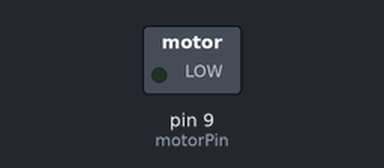
This sketch was run on a simulated Arduino Uno, built with avr-gcc and run on an emulated ATmega328P. Parts: switched loads named in the sketch (green lamp = pin HIGH).

Above: at 2.0 s.
At 6.0 s:
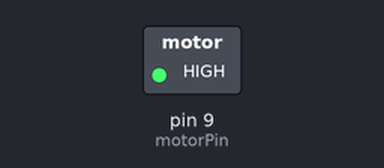
Timing chart, 0 to 10.4 s (numbered marks = the images above):
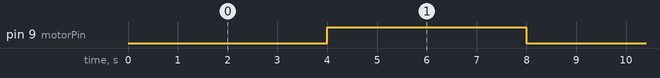

Measured:
- by itself, pin 9 (motorPin): alternates HIGH for 4.0 s and LOW for 4.0 s

The sketch:

motor.ino
```cpp
// transistor motor
const int motorPin = 9;


void setup() {
  pinMode(motorPin, OUTPUT);
}


void loop() {
  analogWrite(motorPin, 0); // Activate relay (turn on green LED) // Turn on motor at full speed
  delay(4000);                  // Run for 1 second

  analogWrite(motorPin, 255);  // Deactivate relay (turn on red LED)    // Turn off motor
  delay(4000);                  // Wait for 1 second

}
```
